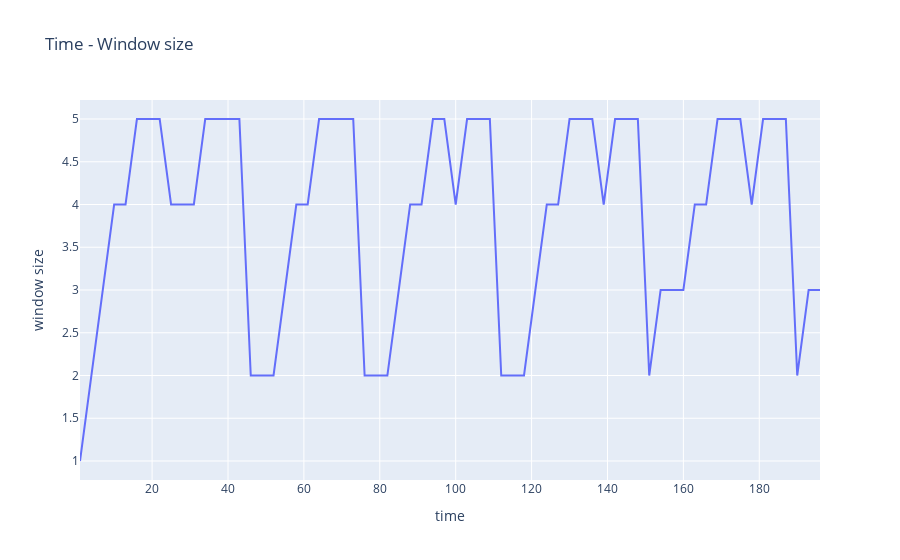

Write notebook code for a chart like this one.
### Code cell
fig = px.line(df.query("type=='send'"), x="time", y="window size", title='Time - Window size')
fig.show()

### Figure 1 — Plotly figure (JSON) as saved in the notebook; plotly's stock layout.template omitted (floating-point values rounded to 4 significant figures)
{"data": [{"hovertemplate": "time=%{x}<br>window size=%{y}<extra></extra>", "legendgroup": "", "line": {"color": "#636efa", "dash": "solid"}, "marker": {"symbol": "circle"}, "mode": "lines", "name": "", "orientation": "v", "showlegend": false, "type": "scatter", "x": [1, 4, 7, 10, 13, 16, 19, 22, 25, 28, 31, 34, 37, 40, 43, 46, 49, 52, 55, 58, 61, 64, 67, 70, 73, 76, 79, 82, 85, 88, 91, 94, 97, 100, 103, 106, 109, 112, 115, 118, 121, 124, 127, 130, 133, 136, 139, 142, 145, 148, 151, 154, 157, 160, 163, 166, 169, 172, 175, 178, 181, 184, 187, 190, 193, 196], "xaxis": "x", "y": [1, 2, 3, 4, 4, 5, 5, 5, 4, 4, 4, 5, 5, 5, 5, 2, 2, 2, 3, 4, 4, 5, 5, 5, 5, 2, 2, 2, 3, 4, 4, 5, 5, 4, 5, 5, 5, 2, 2, 2, 3, 4, 4, 5, 5, 5, 4, 5, 5, 5, 2, 3, 3, 3, 4, 4, 5, 5, 5, 4, 5, 5, 5, 2, 3, 3], "yaxis": "y"}], "layout": {"autosize": true, "legend": {"tracegroupgap": 0}, "title": {"text": "Time - Window size"}, "xaxis": {"anchor": "y", "autorange": true, "domain": [0, 1], "range": [1, 196], "title": {"text": "time"}, "type": "linear"}, "yaxis": {"anchor": "x", "autorange": true, "domain": [0, 1], "range": [0.7778, 5.222], "title": {"text": "window size"}, "type": "linear"}}}
